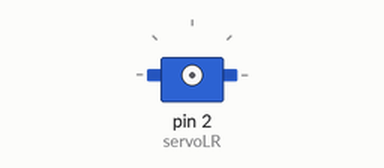
Recording of a sketch running on a simulated Arduino Leonardo, built with avr-gcc and run on an emulated ATmega32U4. On the bench: servo. At 5.4 s the program stops and its outputs stay as they are.

Above: at 0.1 s.
At 1.66 s:
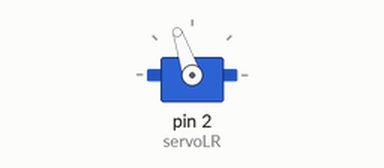
At 2.87 s:
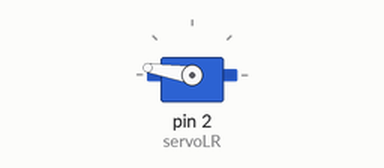
At 5.5 s:
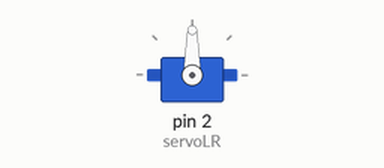
Timing chart, 0 to 6.9 s (numbered marks = the images above):
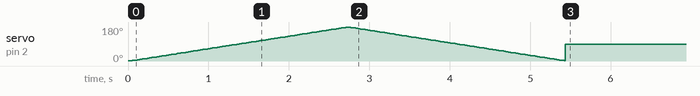

The sketch:

ServoTest.ino
```cpp
#include <SoftwareSerial.h>
#include <Servo.h>

Servo   servoLR;

void setup()
{
	Serial.begin(115200);
	while (!Serial) {
		; // wait for serial port to connect. Needed for Leonardo only
	}
	servoLR.attach(2);
}

void loop()
{
    int pos;

    for(pos = 0; pos < 180; pos++) {
        servoLR.write(pos);
        delay(15);
    }
    for(pos = 180; pos > 0; pos--) {
        servoLR.write(pos);
        delay(15);
    }
    servoLR.write(90);

    for(;;);
}
```
